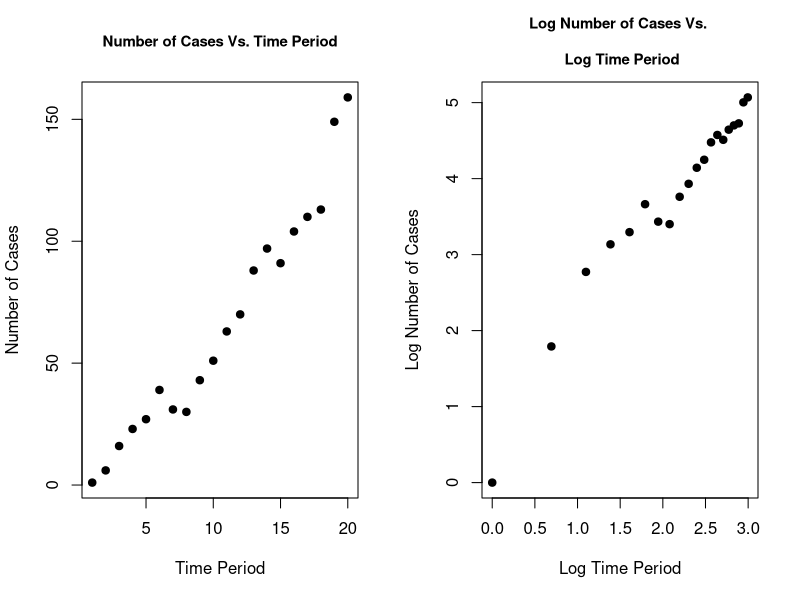
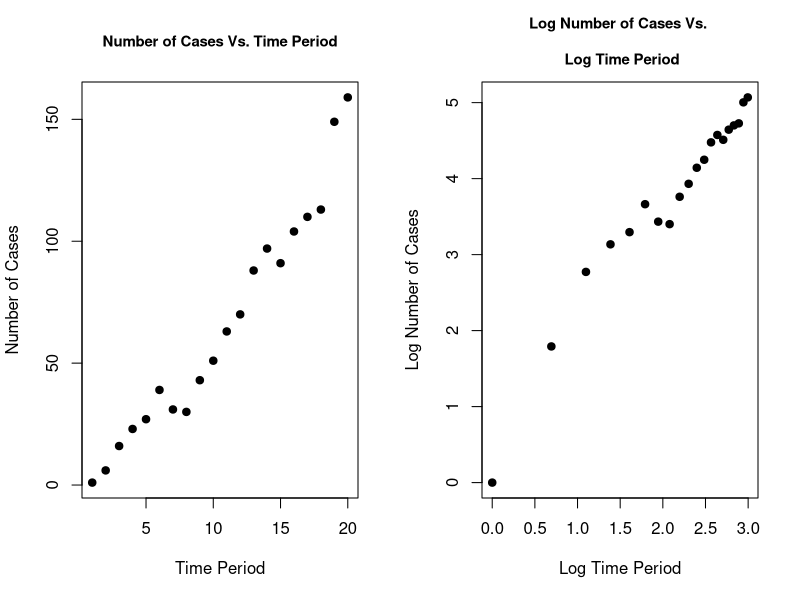

Write the R code that produced these figures, in order.
x <- 1:20
y <- c(1,6,16,23,27,39,31,30,43,51,63,70,88,97,91,104,110,113,149,159)

# Plots: ###################################################################
par(mfrow=c(1,2),cex.main=.9)

# 1a)
plot1a <- function() {
  plot(x,y,pch=20,cex=1.5,main="Number of Cases Vs. Time Period",
       xlab="Time Period",ylab="Number of Cases",cex.main=.9)
}
plot1a()

# 1b)
plot1b <- function() {
  plot(log(x),log(y),pch=20,cex=1.5,cex.main=.9,main="Log Number of Cases Vs. 
       \n Log Time Period", xlab="Log Time Period",ylab="Log Number of Cases")
}
plot1b()

plotall <- function() {
  par(mfrow=c(1,2))
    plot1a()
    plot1b()
  par(mfrow=c(1,1))
}
plotall()
############################################################################

# 1c)
iwls <- function(X,y,b=NULL,eps=1e-5,maxits=500) {
  X <- cbind(1,X)
  if (is.null(b)) b <- matrix(0,ncol(X),1)
  diff <- 1
  its <- 0

  while(diff>eps && its<maxits) {
    old.b <- b
    Xb <- X%*%b
    W <- diag(as.numeric(exp(Xb)))
    z <- Xb + y/exp(Xb) - 1
    tW <- t(X)%*%W
    b <- solve(tW%*%X,tW %*% z)
    diff <- sqrt(sum((b-old.b)^2))
    its <- its + 1
  }

  rownames(b) <- c("Intercept","Slope")
  #cat("Iterations: ",its,"\n")
  cov.b <- solve(tW%*%X)
  colnames(cov.b) <- rownames(cov.b) <- rownames(b)

  list("b"=b,"cov"=cov.b,"its"=its)
}

out <- iwls(log(x),y)
out$b

# 1d)
poismod <- glm(y~log(x),family=poisson)
summary(poismod)

# 1e)
out$cov
M <- matrix(0,2,3)
M[1,] <- c(out$b[1],qnorm(c(.025,.975),out$b[1],sqrt(diag(out$cov)[1])))
M[2,] <- c(out$b[2],qnorm(c(.025,.975),out$b[2],sqrt(diag(out$cov)[2])))
colnames(M) <- c("Estimate","Lower 95% CI","Upper 95% CI")
rownames(M) <- c("Intercept","Slope")
M

# Since neither confidence intervals contain 0, both betas are significant at
# the 95% confidence level.
